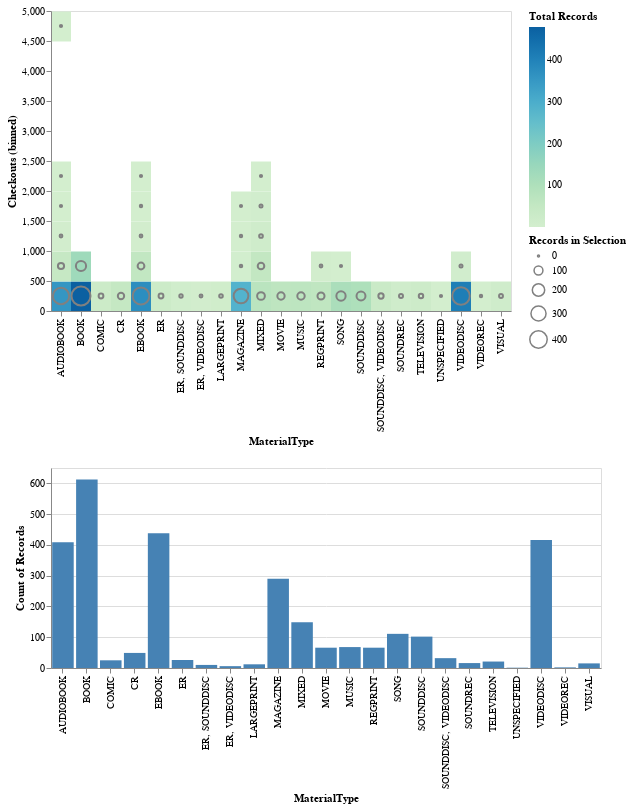

The code cell stored with this chart in its notebook:
### Code cell
# Manika's homework example
seattle_material_grouped = seattle_df.groupby(['MaterialType', 'Checkouts']).size().reset_index(name='counts')
pts = alt.selection(type="single", encodings=['x'])
rect = alt.Chart(seattle_material_grouped).mark_rect().encode(
    alt.X('MaterialType:O'),
    alt.Y('Checkouts:Q', bin=True),
    alt.Color('count()',
        scale=alt.Scale(scheme='greenblue'),
        legend=alt.Legend(title='Total Records')
    )
)
circ = rect.mark_point().encode(
    alt.ColorValue('grey'),
    alt.Size('count()',
        legend=alt.Legend(title='Records in Selection')
    )
).transform_filter(
    pts
)
bar = alt.Chart(seattle_material_grouped).mark_bar().encode(
    x='MaterialType:N',
    y='count()',
    color=alt.condition(pts, alt.ColorValue("steelblue"), alt.ColorValue("grey"))
).properties(
    width=550,
    height=200
).add_selection(pts)
alt.vconcat(
    rect + circ,
    bar
).resolve_legend(
    color="independent",
    size="independent"
)

### Figure 1 — Vega-Lite specification as saved in the notebook (floating-point values rounded to 4 significant figures; data arrays with more than 128 entries replaced by an {"elided": "..."} marker saying what was removed)
{"config": {"view": {"continuousWidth": 400, "continuousHeight": 300}}, "vconcat": [{"layer": [{"mark": "rect", "encoding": {"color": {"type": "quantitative", "aggregate": "count", "legend": {"title": "Total Records"}, "scale": {"scheme": "greenblue"}}, "x": {"type": "ordinal", "field": "MaterialType"}, "y": {"type": "quantitative", "bin": true, "field": "Checkouts"}}}, {"mark": "point", "encoding": {"color": {"value": "grey"}, "size": {"type": "quantitative", "aggregate": "count", "legend": {"title": "Records in Selection"}}, "x": {"type": "ordinal", "field": "MaterialType"}, "y": {"type": "quantitative", "bin": true, "field": "Checkouts"}}, "transform": [{"filter": {"selection": "selector050"}}]}]}, {"mark": "bar", "encoding": {"color": {"condition": {"value": "steelblue", "selection": "selector050"}, "value": "grey"}, "x": {"type": "nominal", "field": "MaterialType"}, "y": {"type": "quantitative", "aggregate": "count"}}, "height": 200, "selection": {"selector050": {"type": "single", "encodings": ["x"]}}, "width": 550}], "data": {"name": "data-f13d238872d7cd53b4c4375d5955ce5a"}, "resolve": {"legend": {"color": "independent", "size": "independent"}}, "$schema": "https://vega.github.io/schema/vega-lite/v4.8.1.json", "datasets": {"data-f13d238872d7cd53b4c4375d5955ce5a": {"elided": "2943 records"}}}
